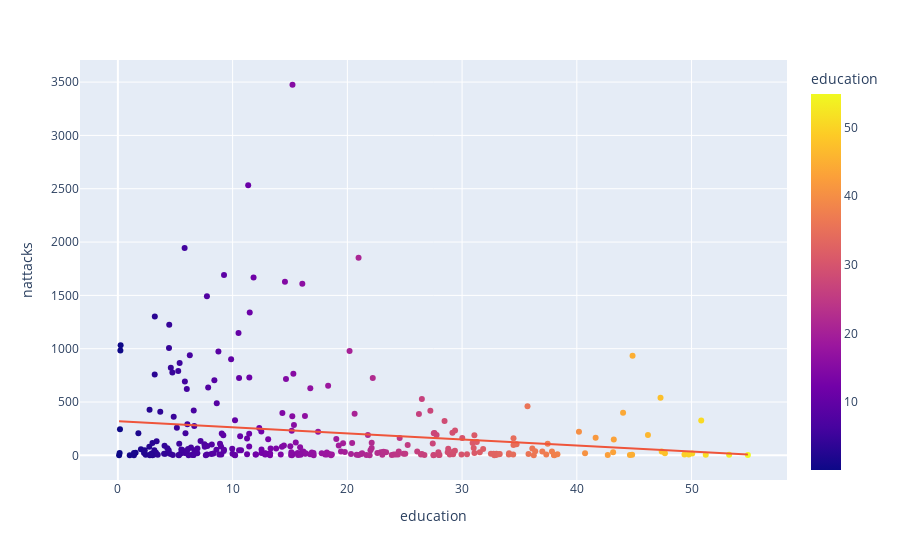

The cell this chart's notebook holds for it:
### Code cell
fig = px.scatter(sec_df_filt, x="education", y="nattacks", trendline="ols", color='education')
fig.show()

### Figure 1 — Plotly figure (JSON) as saved in the notebook; plotly's stock layout.template omitted (floating-point values rounded to 4 significant figures; data arrays with more than 128 entries replaced by an {"elided": "..."} marker saying what was removed)
{"data": [{"hovertemplate": "education=%{marker.color}<br>nattacks=%{y}<extra></extra>", "legendgroup": "", "marker": {"color": {"elided": "288 float values"}, "coloraxis": "coloraxis", "symbol": "circle"}, "mode": "markers", "name": "", "orientation": "v", "showlegend": false, "type": "scatter", "x": {"elided": "288 float values"}, "xaxis": "x", "y": {"elided": "288 int values"}, "yaxis": "y"}, {"hovertemplate": "<b>OLS trendline</b><br>nattacks = -5.72397 * education + 321.454<br>R<sup>2</sup>=0.029733<br><br>education=%{x}<br>nattacks=%{y} <b>(trend)</b><extra></extra>", "legendgroup": "", "marker": {"symbol": "circle"}, "mode": "lines", "name": "", "showlegend": false, "type": "scatter", "x": {"elided": "288 float values"}, "xaxis": "x", "y": {"elided": "288 float values"}, "yaxis": "y"}], "layout": {"coloraxis": {"colorbar": {"title": {"text": "education"}}, "colorscale": [[0, "#0d0887"], [0.1111, "#46039f"], [0.2222, "#7201a8"], [0.3333, "#9c179e"], [0.4444, "#bd3786"], [0.5556, "#d8576b"], [0.6667, "#ed7953"], [0.7778, "#fb9f3a"], [0.8889, "#fdca26"], [1, "#f0f921"]]}, "legend": {"tracegroupgap": 0}, "margin": {"t": 60}, "xaxis": {"anchor": "y", "domain": [0, 1], "title": {"text": "education"}}, "yaxis": {"anchor": "x", "domain": [0, 1], "title": {"text": "nattacks"}}}}
